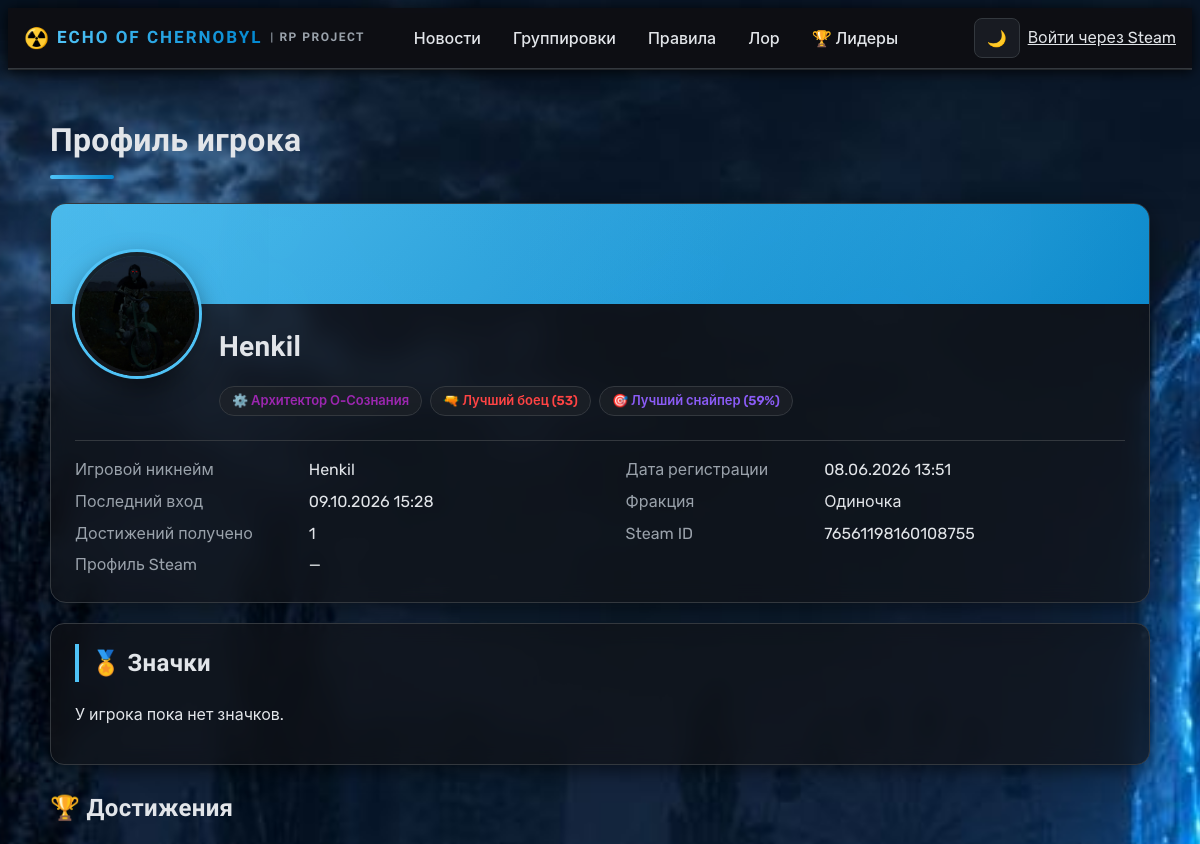
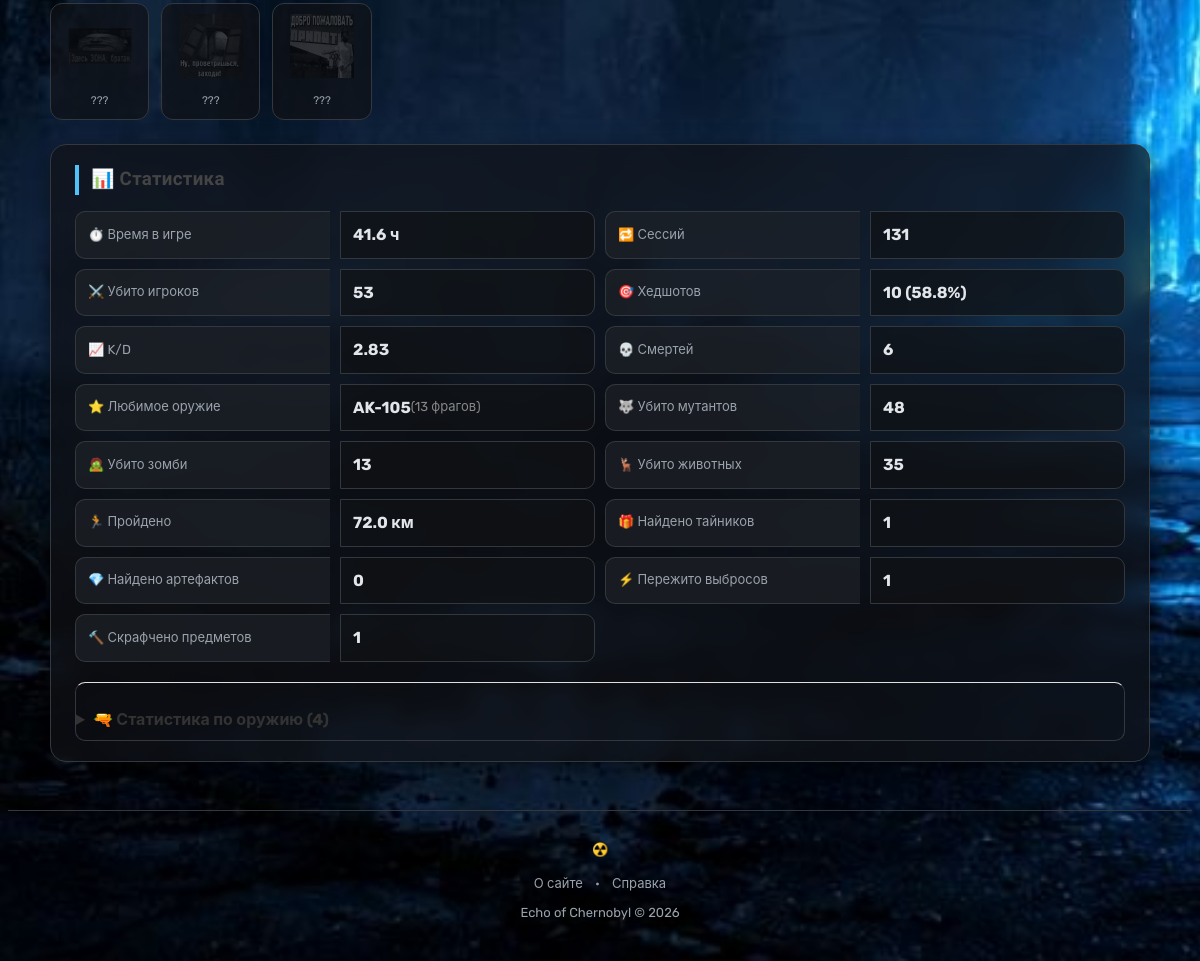
The page /view/76561198160108755 on the database its author committed (2 pictures, top to bottom).
### database/models.py (models this page shows, shortened)
class Player(db.Model):
    __tablename__ = 'players'
    SteamID = db.Column(db.String(50), primary_key=True)
    Nickname = db.Column(db.String(50), nullable=True)
    RegistrationDate = db.Column(db.DateTime, nullable=False)
    LastLogonDate = db.Column(db.DateTime, nullable=False)
    stats = db.relationship('PlayerStats', backref='player', uselist=False)
    faction_membership = db.relationship('FactionMember', backref='player', uselist=False)
    achievements = db.relationship('PlayerAchievement', backref='player')
    pda_account = db.relationship('PdaAccount', backref='player', uselist=False)

class SiteRole(db.Model):
    __tablename__ = 'site_roles'
    role_code = db.Column(db.String(50), primary_key=True)
    role_type = db.Column(db.String(20), nullable=False)  # 'site', 'faction', 'special'
    display_name = db.Column(db.String(100), nullable=False)
    icon = db.Column(db.String(10), nullable=True)
    color = db.Column(db.String(20), nullable=True)
    level = db.Column(db.Integer, nullable=False, default=0)
    description = db.Column(db.Text, nullable=True)

class AchievementDef(db.Model):
    __tablename__ = 'achievement_defs'
    id = db.Column(db.Integer, primary_key=True, autoincrement=True)
    kind = db.Column(db.String(10), nullable=False)  # location | item
    trigger = db.Column(db.String(100), nullable=False, unique=True)
    title = db.Column(db.String(200), nullable=False)
    sticker = db.Column(db.String(120), nullable=False)
    created_at = db.Column(db.DateTime, nullable=False, default=moscow_now)

class PlayerExtendedStats(db.Model):
    __tablename__ = 'player_extended_stats'
    SteamID = db.Column(db.String(50), db.ForeignKey('players.SteamID'), primary_key=True)
    FirstJoinDate = db.Column(db.DateTime, nullable=True)
    LastSeen = db.Column(db.DateTime, nullable=True)
    SessionCount = db.Column(db.Integer, nullable=False, default=0)
    TotalPlayTime = db.Column(db.Float, nullable=False, default=0)      # секунды
    Kills = db.Column(db.Integer, nullable=False, default=0)
    Deaths = db.Column(db.Integer, nullable=False, default=0)
    KDRatio = db.Column(db.Float, nullable=False, default=0)
    FavoriteWeapon = db.Column(db.String(100), nullable=True)
    FavoriteWeaponKills = db.Column(db.Integer, nullable=False, default=0)
    HeadshotKills = db.Column(db.Integer, nullable=False, default=0)
    HeadshotRatio = db.Column(db.Float, nullable=False, default=0)
    TotalDistanceTraveled = db.Column(db.Float, nullable=False, default=0)  # метры
    ItemsCrafted = db.Column(db.Integer, nullable=False, default=0)
    BuildingsConstructed = db.Column(db.Integer, nullable=False, default=0)
    TrapCount = db.Column(db.Integer, nullable=False, default=0)
    ZombieKills = db.Column(db.Integer, nullable=False, default=0)
    AnimalKills = db.Column(db.Integer, nullable=False, default=0)
    NamesHistory = db.Column(db.Text, nullable=True)   # JSON
    LastPosition = db.Column(db.Text, nullable=True)   # JSON

class PlayerStats(db.Model):
    __tablename__ = 'player_stats'
    SteamID = db.Column(db.String(50), db.ForeignKey('players.SteamID'), primary_key=True)
    EmissionSurvived = db.Column(db.Integer, nullable=False, default=0)
    MutantsKills = db.Column(db.Integer, nullable=False, default=0)
    PlayerKills = db.Column(db.Integer, nullable=False, default=0)
    StashesFound = db.Column(db.Integer, nullable=False, default=0)
    ArtefactFound = db.Column(db.Integer, nullable=False, default=0)

### profile/routes.py (the view)
@bp.route("/view/<steam_id>")
def view_profile(steam_id):
    steam_user = session.get("user", {})
    current_steam_id = steam_user.get("steam_id")
    game_data = get_player_from_db(steam_id)
    is_site_only = False
    if not game_data:
        from database.models import SiteUser
        _su = SiteUser.query.get(steam_id)
        if _su is None:
            flash("Игрок не найден в базе данных.", "error")
            return redirect(url_for("profile.index"))
        is_site_only = True
        player_nickname = _su.nickname or "Без ника"
    else:
        player_nickname = game_data["player"].Nickname if game_data["player"].Nickname else "Без ника"
    roles_data = get_profile_roles_data(steam_id)
    profile_user = {
        "steam_id": steam_id,
        "nickname": player_nickname,
        **roles_data,
    }
    is_moderator = is_current_user_moderator()
    player_appeals = get_player_appeals(steam_id) if is_moderator else []
    player_logs = get_player_logs_data(steam_id) if is_moderator else []
    player_badges = []
    try:
        player_obj = Player.query.get(steam_id)
        if player_obj:
            player_badges = list(player_obj.badges.order_by(SiteBadge.name).all())
    except Exception:
        player_badges = []
    return render_template(
        "profile/index.html",
        is_site_only=is_site_only,
        steam_user=profile_user,
        game_data=game_data,
        is_moderator=is_moderator,
        player_appeals=player_appeals,
        player_logs=player_logs,
        player_badges=player_badges,
    )

### profile/templates/profile/index.html (shortened to what this page needs)
{% extends "base.html" %}
{% block body_class %}page page-profile{% endblock %}
{% block content %}
    <h1>Профиль игрока</h1>
        {% set custom_banner = custom_banner_url(steam_user.get("steam_id")) %}
    <section class="player-card{% if custom_banner %} has-custom-banner{% endif %}"
             {% if custom_banner %}style="--banner-url: url('{{ custom_banner }}')"{% endif %}>
        {% set custom_avatar = custom_avatar_url(steam_user.get("steam_id")) %}
        {% set display_avatar = custom_avatar or avatar_url_for(steam_user.get("steam_id")) or steam_user.get("avatar_url") %}
        {% if display_avatar %}
            <img class="player-avatar" src="{{ display_avatar }}" alt="Аватар">
        {% else %}
            <div class="player-avatar player-avatar-placeholder">
                {{ steam_user.get("nickname", "?")[:1] }}
            </div>
        {% endif %}
        <h2>{{ steam_user.get("nickname", "Без имени") }}</h2>
        <div class="role-badges">
            {% if steam_user.get("site_role_display") %}
                <span class="role-badge site-role"
                      {% if steam_user.get("site_role_color") %}
                      style="color: {{ steam_user.get('site_role_color') }}"
                      {% endif %}>
                    {{ steam_user.get("site_role_icon", "") }}
                    {{ steam_user.get("site_role_display") }}
                </span>
            {% endif %}
            {% if steam_user.get("leader_badges") %}
                {% for badge in steam_user.leader_badges %}
                    <span class="role-badge leader-badge-item" style="color: {{ badge.color }};">
                        {{ badge.icon }}
                        {{ badge.title }} ({{ badge.value }})
                    </span>
                {% endfor %}
            {% endif %}
        </div>
        <dl class="player-info">
            {% if game_data %}
                <dt>Игровой никнейм</dt>
                <dd>{{ game_data.player.Nickname or "—" }}</dd>
                <dt>Дата регистрации</dt>
                <dd>
                    {% if game_data.player.RegistrationDate %}
                        {{ game_data.player.RegistrationDate|moscow_time("%d.%m.%Y %H:%M") }}
                    {% else %}—{% endif %}
                </dd>
                <dt>Последний вход</dt>
                <dd>
                    {% if game_data.player.LastLogonDate %}
                        {{ game_data.player.LastLogonDate|moscow_time("%d.%m.%Y %H:%M") }}
                    {% else %}—{% endif %}
                </dd>
                {% if game_data.faction %}
                    <dt>Фракция</dt>
                    <dd>{{ game_data.faction.Name }}</dd>
                    {% if game_data.rank %}
                        <dt>Ранг</dt>
                        <dd>{{ game_data.rank.Name }}</dd>
                    {% endif %}
                {% else %}
                    <dt>Фракция</dt>
                    <dd>Одиночка</dd>
                {% endif %}
                <dt>Достижений получено</dt>
                <dd>{{ game_data.achievements_count }}</dd>
            {% endif %}
            <dt>Steam ID</dt>
            <dd>{{ steam_user.get("steam_id", "—") }}</dd>
            <dt>Профиль Steam</dt>
            <dd>
                {% if steam_user.get("profile_url") %}
{% if session.get("user", {}).get("steam_id") != steam_user.get("steam_id") %}
                    {% set chat_avatar = custom_avatar_url(steam_user.get("steam_id")) %}
                    <button type="button" class="btn js-chat-with" data-steam-id="{{ steam_user.get('steam_id') }}" data-nickname="{{ steam_user.get('nickname', '') }}"{% if chat_avatar %} data-avatar="{{ chat_avatar }}"{% endif %}>💬 Написать</button>
                    {% endif %}
                    <a href="{{ steam_user.get('profile_url') }}" target="_blank" rel="noopener">Открыть в Steam</a>
                {% else %}—{% endif %}
            </dd>
        </dl>
    </section>
    {% if game_data and (game_data.stats or game_data.extended) %}
    <section class="settings-card">
        <h2>🏅 Значки</h2>
        {% if player_badges|length > 0 %}
            <div class="profile-badges">
                {% for badge in player_badges %}
                    <div class="badge-cell" title="{% if badge.description %}{{ badge.description }}{% endif %}">
                        <img src="{{ badge.image_url() }}" alt="{{ badge.name }}" class="badge-mini">
                        <span class="badge-name">{{ badge.name }}</span>
                    </div>
                {% endfor %}
            </div>
        {% else %}
            <p>У игрока пока нет значков.</p>
        {% endif %}
    </section>
    {{ achievement_showcase(steam_user.get("steam_id")) }}
        <section class="player-stats player-stats-block">
            <h3>📊 Статистика</h3>
            <dl>
                {% if game_data.extended %}
                    <dt>⏱️ Время в игре</dt>
                    <dd>{{ (game_data.extended.TotalPlayTime / 3600)|round(1) }} ч</dd>
                    <dt>🔁 Сессий</dt>
                    <dd>{{ game_data.extended.SessionCount }}</dd>
                {% endif %}
                {% if game_data.stats %}
                    <dt>⚔️ Убито игроков</dt>
                    <dd>{{ game_data.stats.PlayerKills }}</dd>
                {% endif %}
                {% if game_data.extended %}
                    <dt>🎯 Хедшотов</dt>
                    <dd>{{ game_data.extended.HeadshotKills }} ({{ (game_data.extended.HeadshotRatio * 100)|round(1) }}%)</dd>
                    <dt>📈 K/D</dt>
                    <dd>{{ game_data.extended.KDRatio|round(2) }}</dd>
                    <dt>💀 Смертей</dt>
                    <dd>{{ game_data.extended.Deaths }}</dd>
                    {% if game_data.extended.FavoriteWeapon and game_data.extended.FavoriteWeapon != 'Нет' %}
                        <dt>⭐ Любимое оружие</dt>
                        <dd>
                            {{ game_data.extended.FavoriteWeapon }}
                            <span class="stat-sub">({{ game_data.extended.FavoriteWeaponKills }} фрагов)</span>
                        </dd>
                    {% endif %}
                {% endif %}
                {% if game_data.stats %}
                    <dt>🐺 Убито мутантов</dt>
                    <dd>{{ game_data.stats.MutantsKills }}</dd>
                {% endif %}
                {% if game_data.extended %}
                    <dt>🧟 Убито зомби</dt>
                    <dd>{{ game_data.extended.ZombieKills }}</dd>
                    <dt>🦌 Убито животных</dt>
                    <dd>{{ game_data.extended.AnimalKills }}</dd>
                    <dt>🏃 Пройдено</dt>
                    <dd>{{ (game_data.extended.TotalDistanceTraveled / 1000)|round(1) }} км</dd>
                {% endif %}
                {% if game_data.stats %}
                    <dt>🎁 Найдено тайников</dt>
                    <dd>{{ game_data.stats.StashesFound }}</dd>
                    <dt>💎 Найдено артефактов</dt>
                    <dd>{{ game_data.stats.ArtefactFound }}</dd>
                    <dt>⚡ Пережито выбросов</dt>
                    <dd>{{ game_data.stats.EmissionSurvived }}</dd>
                {% endif %}
                {% if game_data.extended %}
                    <dt>🔨 Скрафчено предметов</dt>
                    <dd>{{ game_data.extended.ItemsCrafted }}</dd>
                {% endif %}
            </dl>
            {% if game_data.weapons %}
                <details class="weapon-stats-details">
                    <summary>🔫 Статистика по оружию ({{ game_data.weapons|length }})</summary>
                </details>
            {% endif %}
        </section>
    {% endif %}
{% endblock %}

### rows shown on the page
Player: get "Henkil", player "Henkil", player.RegistrationDate|moscow_time "08.06.2026 13:51", player.LastLogonDate|moscow_time "09.10.2026 15:28"
SiteRole: get "⚙️", get "Архитектор О-Сознания"
AchievementDef: title+sticker+kind "🏆 Достижения ??? ??? ???", title+sticker+kind (picture)
PlayerExtendedStats: (game_data.extended.TotalPlayTime/3600)|round(1) "41.6", extended.SessionCount "131", extended.HeadshotKills "10", (game_data.extended.HeadshotRatio*100)|round(1) "58.8", extended.KDRatio "2.83", extended.Deaths "6", extended.FavoriteWeapon "AK-105", extended.FavoriteWeaponKills "13", extended.ZombieKills "13", extended.AnimalKills "35", (game_data.extended.TotalDistanceTraveled/1000)|round(1) "72.0", extended.ItemsCrafted "1"
PlayerStats: stats.PlayerKills "53", stats.MutantsKills "48", stats.StashesFound "1", stats.ArtefactFound "0", stats.EmissionSurvived "1"

### other values the page prints
{{ badge.icon }} "🔫" "🎯"
{{ badge.title }} "Лучший боец" "Лучший снайпер"
{{ badge.value }} "53" "59%"
{{ game_data.achievements_count }} "1"
{{ steam_user.get("steam_id", "—") }} "76561198160108755"
{{ game_data.weapons|length }} "4"
